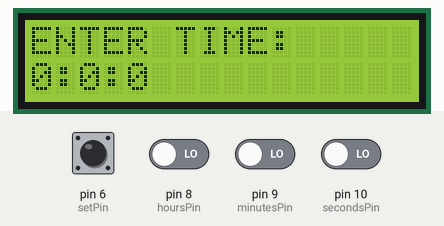
Recording of a sketch running on a simulated Arduino Uno, built with avr-gcc and run on an emulated ATmega328P. On the bench: 16×2 character LCD. Inputs (shaded band) come from the test bench; at power-on: pin 6 (setPin), pin 8 (hoursPin), pin 9 (minutesPin), pin 10 (secondsPin) LOW. What the sketch prints to the serial monitor is not drawn.

Above: at 0.8 s.
0.9 s: pin 6 (setPin) pulled HIGH for 0.15 s
At 1.8 s:
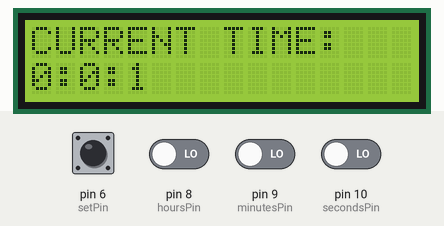
At 2.8 s:
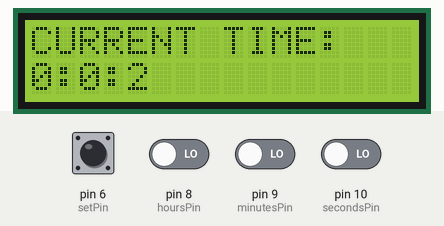
Timing chart, 0 to 4.3 s (numbered marks = the images above; inputs shaded):
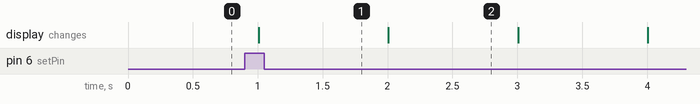

The sketch:

11-timer.ino
```cpp
#include <LiquidCrystal.h>

LiquidCrystal lcd(12, 11, 5, 4, 3, 2);

const int setPin = 6;
const int hoursPin = 8;
const int minutesPin = 9;
const int secondsPin = 10;

unsigned long myTime;
unsigned long previousTime;

long currentHours = 0;
long currentMinutes = 0;
long currentSeconds = 0;

int hoursSet = 0;
int minutesSet = 0;
int secondsSet = 0;

unsigned long baseSeconds = 0;
int set = 0;
int getBase = 0;


void setup() {
    Serial.begin(9600);
    lcd.begin(16,2);
    pinMode(6, INPUT);
    pinMode(10, INPUT);

    myTime = 0;
    previousTime = 0;

 while (set == 0) {
    lcd.clear();
    lcd.setCursor(0,0);
    lcd.print("ENTER TIME:");
    lcd.setCursor(0,1);
    lcd.print(String(currentHours) + ":" + String(currentMinutes) + ":" + String(currentSeconds));
    getBase = digitalRead(setPin);

    hoursSet = digitalRead(hoursPin);
    minutesSet = digitalRead(minutesPin);
    secondsSet = digitalRead(secondsPin);

    if(hoursSet == 1) {
      currentHours = (currentHours + 1) % 24;
      delay(250);
    }


    if(minutesSet == 1) {
      currentMinutes = (currentMinutes + 1) % 60;
      delay(250);
    }

    if(secondsSet == 1) {
      currentSeconds = (currentSeconds + 1) % 60;
      delay(250);
    }

    if(getBase == 1) {
      Serial.println("LETS START");
//      startClock();
      baseSeconds = (currentHours * 3600) + (currentMinutes * 60) + currentSeconds;
      set = 0;
      break;
    }
    delay(10);

  }

}

void loop() {

  myTime = millis()/1000 + baseSeconds;
//  Serial.println(myTime);
//  Serial.println(baseSeconds);
//  unsigned long rawTime = millis();

//  Serial.println(myTime);
  if(myTime != previousTime) {
    lcd.clear();
    lcd.setCursor(0, 0);
    lcd.print("CURRENT TIME:");
    lcd.setCursor(0, 1);

    lcd.print(calculateTime(myTime));
  }
  previousTime = myTime;
}

String calculateTime(long seconds) {
   Serial.println(seconds);
   int hours = (seconds/3600) % 24;
   int minutes = (seconds % 3600) / 60;
   int sec = (seconds % 3600 % 60);
   Serial.print("hours:");
   Serial.print(hours);
   Serial.print(", ");

   Serial.print("minutes:");
   Serial.print(minutes);
   Serial.print(", ");

   Serial.print("seconds:");
   Serial.print(sec);
   Serial.println();


   return String(hours) + ":" + String(minutes) + ":" + String(sec);
}

void startClock() {
  return;
}
```

Measured:
- after the input at 0.9 s, the display: changes after 0.11 s (image 1)
- what the display in image 2 shows lasts 1.0 s, from 2.0 s to 3.0 s
